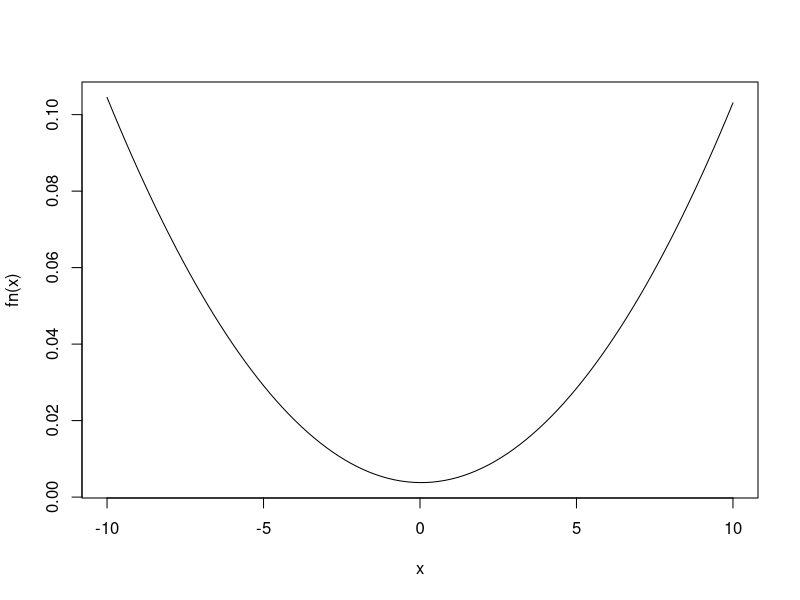

This chart was generated by the following R code:
# Establim una seed per obtenir sempre el mateix valor
set.seed(7)

N = 1000
mu = 0
sigma = 2

X <- rnorm(N, mean = mu, sd = sigma)
P <- runif(N)

# Imposem condicio de que la suma sigui igual a 1
P <- P / sum(P)

a = 1/N
b = -2*sum(P*X)/N
c = sum(P*X*X)/N

xstar = sum(P*X)

fn = function(x) (a*x^2 +b*x + c)

# Dibuixem la corba
curve(fn, -10, 10)

# Li diem a R que busqui el mínim de la funció
xmin = optimize(fn, interval = c(-10, 10))
xmin = as.numeric(xmin["minimum"])
print(xmin)
print(xstar)

# Comprovem que siguin iguals (o molt propers)
print(abs(xmin - xstar) < 1e-5)
